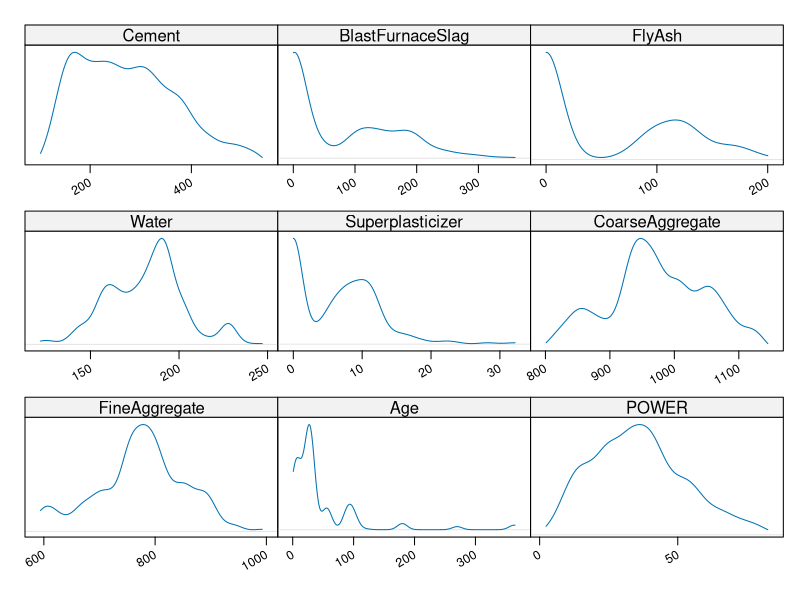
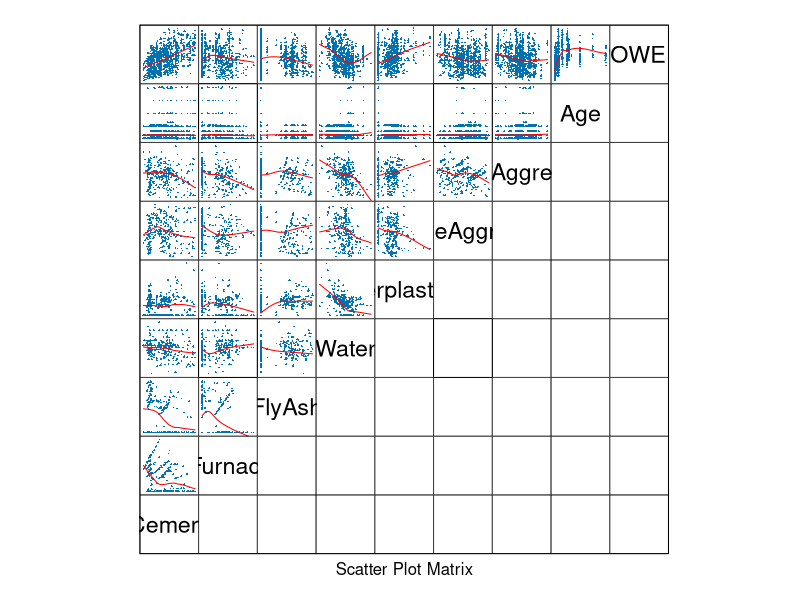
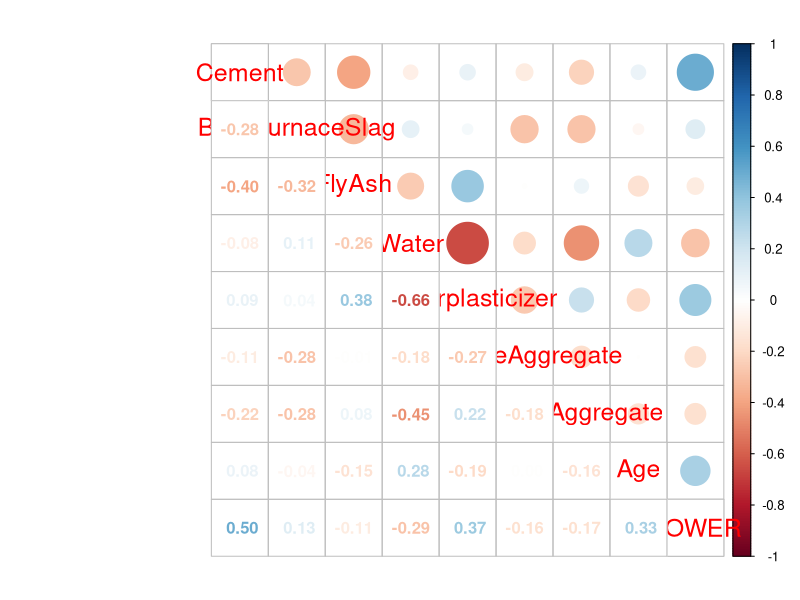
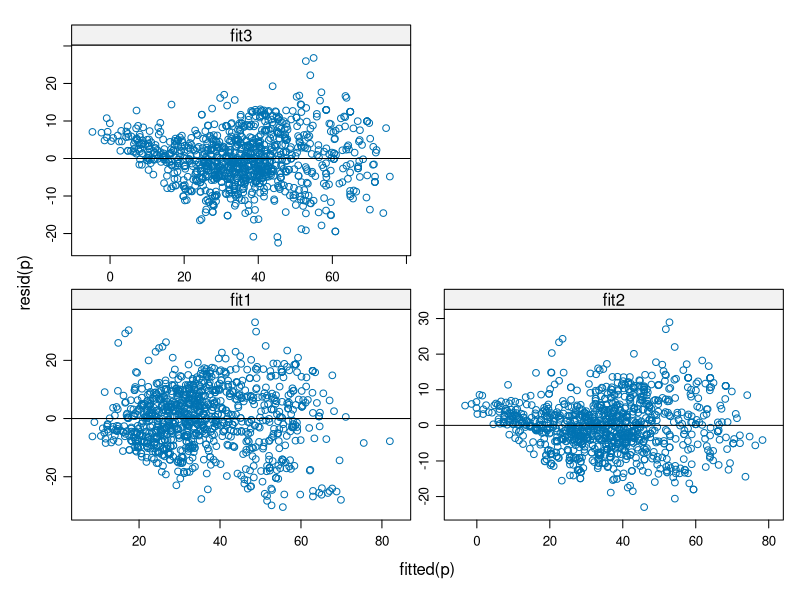

Recreate these plots in R, in order.
## ---- chunk 1
library(knitr)
library(lattice)
library(MASS)
library(e1071)
library(corrplot)
library(latticeExtra)
## ---- chunk 2
data.concrete <- read.csv("data/concrete.csv", comment.char = '#')
names(data.concrete)[names(data.concrete) == 'ConcreteCompressiveStrength'] <- 'POWER'
summary(data.concrete)
marginal.plot(data.concrete)
## ---- chunk 3
splom(~data.concrete, data=data.concrete,
      upper.panel=function(x, y, ...) { panel.xyplot(x, y, ...); panel.loess(x, y, ..., col='red') },
      lower.panel=function(x, y, ...) { },
      pscale=0, varname.cex=1.4, par.settings=simpleTheme(pch=17, cex=0.2))
## ---- chunk 4
corrplot.mixed(cor(data.concrete), tl.cex=1.5)
## ---- chunk 5
fit1 <- lm(POWER ~ Age + Cement + Water*Superplasticizer + BlastFurnaceSlag + FlyAsh, data.concrete)
summary(fit1)
## ---- chunk 6
fit2 <- lm(POWER ~ log(Age) + Cement + Water*Superplasticizer + BlastFurnaceSlag + FlyAsh, data.concrete)
summary(fit2)
## ---- chunk 7
f <- function(p) {
  p=xyplot(POWER ~ p, data.concrete);
}
f(data.concrete$Water)
f(data.concrete$Age)
## ---- chunk 8
data.concrete$waterFactor <- data.concrete$Water < 220
data.concrete$ageFactor <- data.concrete$Age < 110
fit3 <- lm(POWER ~ ageFactor:log(Age) + waterFactor:Water + Water*Superplasticizer + Cement + BlastFurnaceSlag + FlyAsh, data.concrete)
summary(fit3)
# fit3 <- stepAIC(fit3)
## ---- chunk 9
resplot = function(p) {
  xyplot(resid(p) ~ fitted(p), panel = function(...) { panel.xyplot(...);  panel.lmline(...); })
}
plot(c(fit1=resplot(fit1),
       fit2=resplot(fit2),
       fit3=resplot(fit3)))
cv <- function(data) { tune(lm, data$call$formula, data = data.concrete, tunecontrol = tune.control(sampling = "cross")) }
cv(fit1)
cv(fit2)
cv(fit3)
anova(fit1, fit2, fit3)
